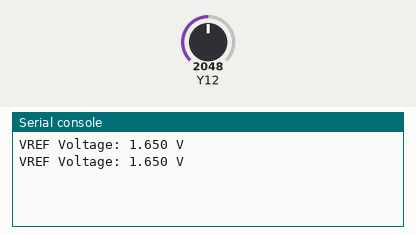
Recording of a program running on a simulated pyboard running MicroPython. On the bench: the last lines printed to the serial console. The inputs (shaded band) are chosen by the test bench; at power-on: Y12 = 2048 (analog values on the 0–4095 scale).

Above: at 1.2 s.
1.3 s: Y12 set to 2866
At 2.6 s:
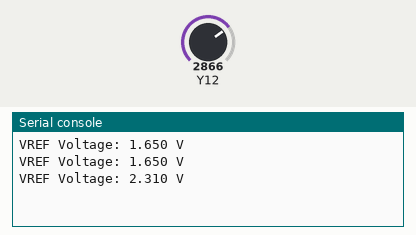
2.8 s: Y12 set to 3603
At 3.8 s:
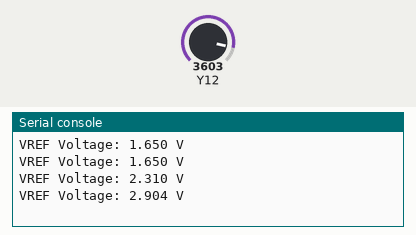
Timing chart, 0 to 5.8 s (numbered marks = the images above; inputs shaded):
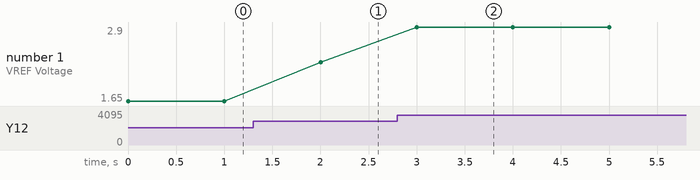

The program:

ADC_REFINT.py
```python
from pyb import ADC
import time

# Initialize ADC for internal reference voltage (channel 17)
vref = ADC(17)  # Channel 17 is typically the internal reference voltage

while True:
    # Read the raw ADC value
    raw_value = vref.read()

    # Convert raw_value to voltage using the appropriate formula
    # Assuming VREF+ is 3.3V and ADC is 12-bit (0-4095 range)
    voltage = (raw_value / 4095.0) * 3.3

    # Print the voltage value
    print("VREF Voltage: {:.3f} V".format(voltage))

    # Delay for a short period
    time.sleep(1)

"""
(venv) PS C:\Users\vlab\PycharmProjects\MicroPython_codes> ampy --port COM7 run .\ADC_REFINT.py
VREF Voltage: 1.203 V
VREF Voltage: 1.202 V
VREF Voltage: 1.202 V
"""
```

Measured:
- after the input at 1.3 s, the serial console: prints a new line after 0.70 s (image 1)
- after the input at 2.8 s, the serial console: prints a new line after 0.20 s (image 2)
- plotted number 1: 1.65 → 2.31 after the input at 1.3 s, 2.31 → 2.9 after the input at 2.8 s
